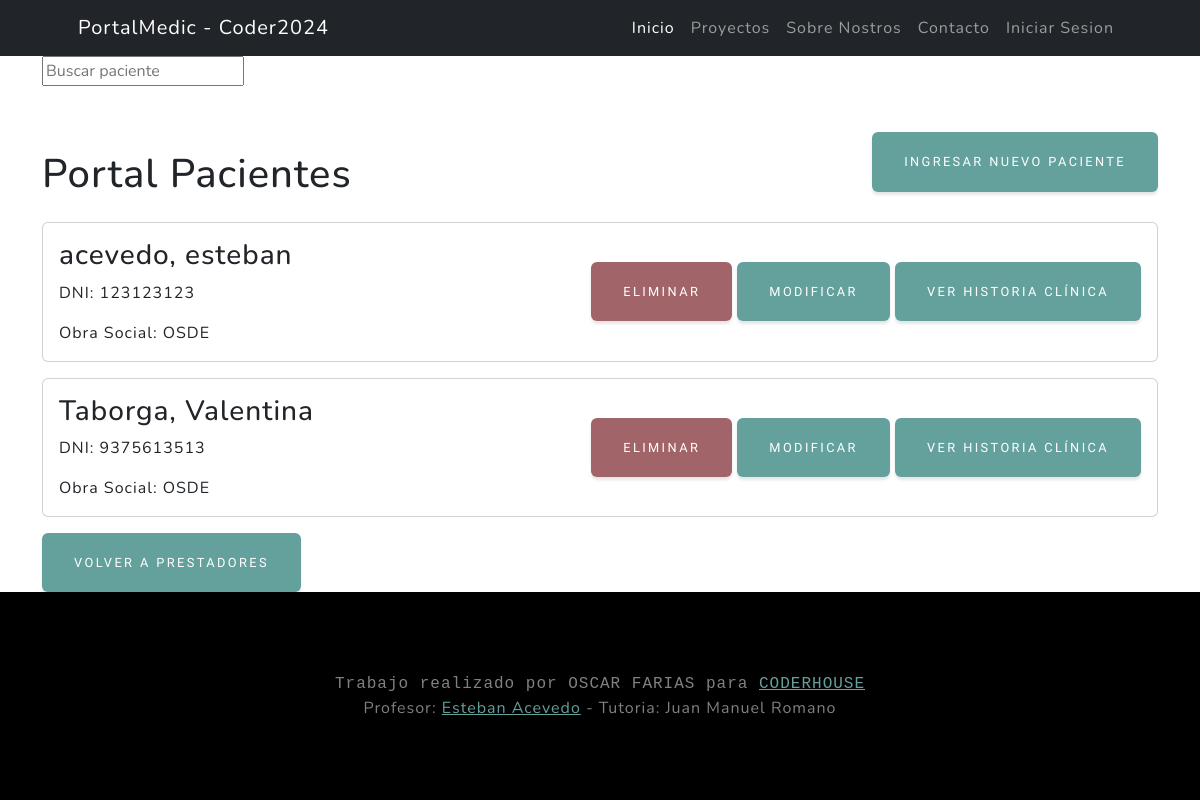
The page /pacientes/pacientes/list on the database its author committed.
### pacientes/models.py (models this page shows, shortened)
class Paciente(models.Model):
    nombre = models.CharField(max_length=50, null = False)
    apellido = models.CharField(max_length=50, null = False)
    DNI = models.IntegerField(unique=True, null=False)
    telefono = models.IntegerField(null=True, blank=True)
    obraSocial = models.ForeignKey(ObraSocial, on_delete=models.SET_NULL, null=True, blank=True, verbose_name = "Socio ID", related_name="paciente_obrasocial")
    numeroAfiliado = models.CharField(max_length=50,null=False, blank=False, verbose_name="Numero de Afiliado")
    historiaClinica = models.CharField(max_length=250, null=True, blank=True)
    medico_tratante = models.ForeignKey("medicos.Medicos", on_delete=models.SET_NULL, null=True, blank=True, related_name="paciente_medicos")
    class Meta:
        verbose_name = "Paciente"
        verbose_name_plural = "Pacientes"

class ObraSocial(models.Model):
    obra_social = models.CharField(max_length=100,unique=True,null=False,blank=False)
    def __str__(self) -> str:
        return self.obra_social
    class Meta:
        verbose_name = "Obra Social"
        verbose_name_plural = "Obras Sociales"

### pacientes/views.py (the view)
# urls.py: path("pacientes/list", pacientes_list,name="pacientes_list" ),
def pacientes_list(request):
    consulta = Paciente.objects.all()
    contexto = {"pacientes":consulta}
    return render(request,"pacientes/pacientes_list.html", contexto)

### pacientes/templates/pacientes/pacientes_list.html (shortened to what this page needs)
{% extends 'core/base.html' %}
{% block content %}
<div class="container">
    <div class="pb-lg-3">
        <form action="{% url 'pacientes:pacientes_list' %}" method="get">
            <input type="text" name="busqueda" placeholder="Buscar paciente">
        </form>
    </div>
    <div class="d-flex justify-content-between align-items-center">
        <h1 class="mt-5 mb-4">Portal Pacientes</h1>
        <a href="{% url 'pacientes:pacientes_create'%}" class="btn btn-primary">Ingresar Nuevo Paciente</a>
    </div>
    {% for paciente in pacientes %}
    <div class="card mb-3">
        <div class="card-body d-flex justify-content-between align-items-center">
            <div>
                <h3 class="card-title">{{paciente.apellido}}, {{ paciente.nombre }}</h3>
                <p class="card-text">DNI: {{ paciente.DNI }}</p>
                <p class="card-text">Obra Social: {{ paciente.obraSocial }}</p>
            </div>
            <div>
                <form method="post" action="{% url 'pacientes:pacientes_confirm_delete' pk=paciente.id%}">
                    <button type="submit" class="btn btn-danger">Eliminar</button>
                <a href="{% url 'pacientes:pacientes_update' pk=paciente.id%}" class="btn btn-primary">Modificar</a>
                <a href="{% url 'pacientes:paciente_hc' pk=paciente.id %}" class="btn btn-primary">Ver Historia Clínica</a>
                </form>
            </div>
        </div>
    </div>
    {% endfor %}
    <a href="{% url 'medicos:medicos_list' %}" class="btn btn-primary">Volver a Prestadores</a>
</div>
{% endblock content %}

### rows shown on the page
Paciente: apellido "acevedo", nombre "esteban", DNI "123123123", obraSocial "OSDE"
Paciente: apellido "Taborga", nombre "Valentina", DNI "9375613513", obraSocial "OSDE"
